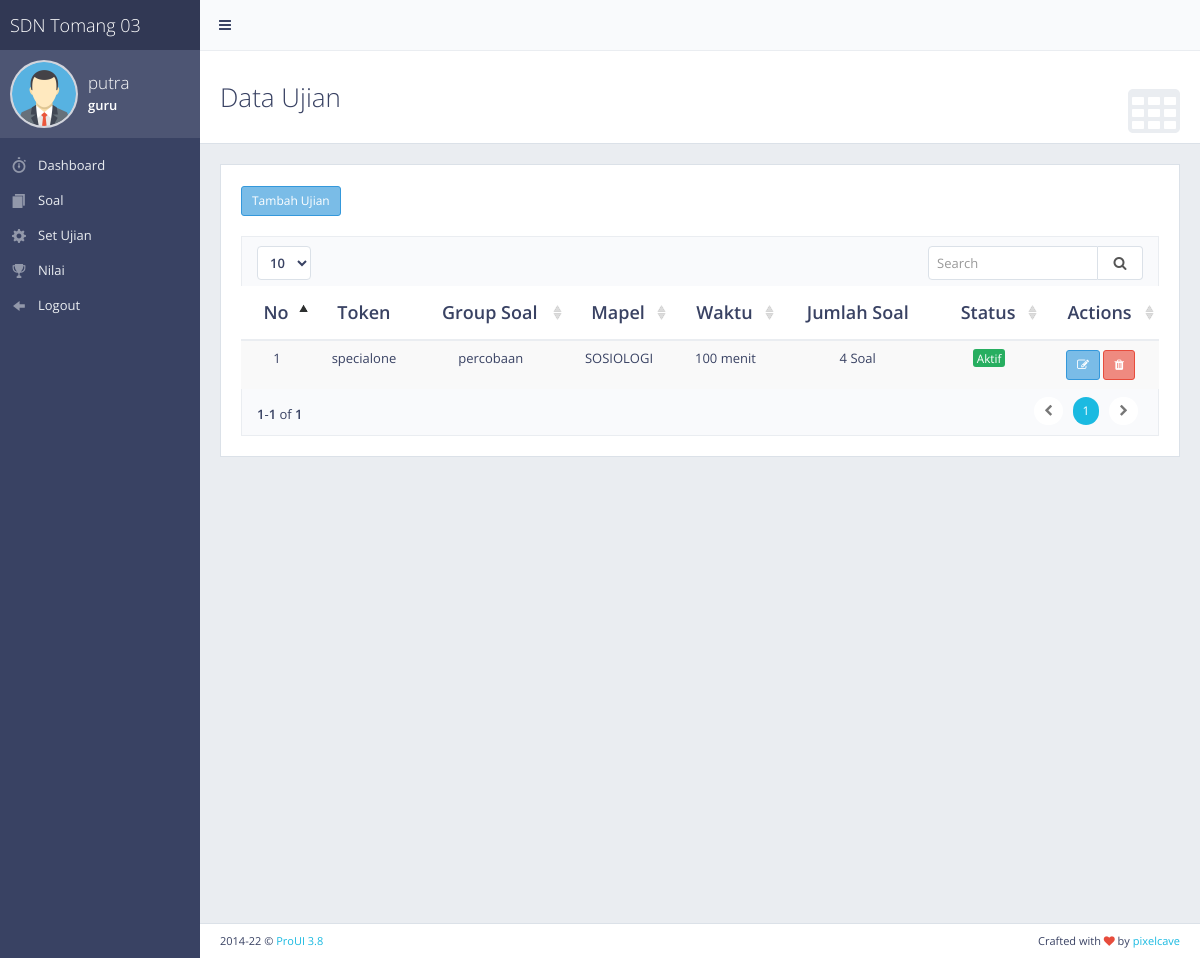
Page /index.php?ujian (signed in) on the committed database.
### tables this page shows
CREATE TABLE `setujian` (
  `idujian` int(11) NOT NULL,
  `idgroup` int(11) NOT NULL,
  `waktu` int(11) NOT NULL,
  `token` varchar(10) NOT NULL,
  `status` enum('aktif','tidak aktif','','') NOT NULL,
  `rangesoal` int(11) NOT NULL,
  `user` int(11) NOT NULL
);

CREATE TABLE `groupsoal` (
  `idgroup` int(11) NOT NULL,
  `namagroup` varchar(50) NOT NULL,
  `idgurumapel` int(11) NOT NULL,
  `statusgrup` enum('N','Y') NOT NULL
);

CREATE TABLE `mapel` (
  `idmapel` int(11) NOT NULL,
  `kdmapel` varchar(20) NOT NULL,
  `mapel` varchar(40) NOT NULL
);

### ujian/ujian.php (the view, shortened to what this page needs)
<?php include ('koneksi.php'); ?>
<div class="content-header">
    <div class="header-section">
        <h1>
            <i class="fa fa-table"></i>Data Ujian
        </h1>
    </div>
</div>
<div class="block full">
    <a class="btn btn-sm btn-info" data-placement="bottom" title="Settings" onclick="$('#modal-user-settings').modal('show');">Tambah Ujian</a>
                                    <?php
                                        $tampil = mysqli_query($mysqli,"select * from groupsoal where statusgrup='Y'");
                                    ?>
    <br>
    <br>
    <div class="table-responsive">
        <table id="example-datatable" class="table table-striped">
            <thead>
                <tr>
                    <th class="text-center">No</th>
                    <th class="text-center">Token</th>
                    <th class="text-center">Group Soal</th>
                    <th class="text-center">Mapel</th>
                    <th class="text-center">Waktu</th>
                    <th class="text-center">Jumlah Soal</th>
                    <th class="text-center">Status</th>
                    <th class="text-center">Actions</th>
                </tr>
            </thead>
            <tbody>
                <?php
                if($_SESSION['status'] == 'admin'){
                    $tampil = mysqli_query($mysqli,
                    "select st.*, gs.*, gm.*, m.*
                    from setujian as st
                    inner join groupsoal as gs
                    on st.idgroup = gs.idgroup
                    inner join gurumapel as gm
                    on gm.idgurumapel = gs.idgurumapel
                    inner join mapel as m
                    on m.idmapel = gm.idmapel
                    ");
                }else if($_SESSION['status'] == 'guru'){
                    $tampil = mysqli_query($mysqli,
                    "select st.*, gs.*, gm.*, m.*
                    from setujian as st
                    inner join groupsoal as gs
                    on st.idgroup = gs.idgroup
                    inner join gurumapel as gm
                    on gm.idgurumapel = gs.idgurumapel
                    inner join mapel as m
                    on m.idmapel = gm.idmapel
                    where st.user =".$_SESSION['iduser']);
                }
                $no = 1;
                while ($hasil = mysqli_fetch_array($tampil)) {
                    ?>
                    <tr>
                        <td class="text-center"><?php echo $no++; ?></td>
                        <td class="text-center"><?php echo $hasil['token']; ?></td>
                        <td class="text-center"><?php echo $hasil['namagroup'];?></td>
                        <td class="text-center"><?php echo $hasil['mapel']; ?></td>
                        <td class="text-center"><?php echo $hasil['waktu'].' menit';?></td>
                        <td class="text-center">
                        <?php
                         echo $hasil['rangesoal'];
                        ?> Soal</td>
                        <td class="text-center">
                        <?php if($hasil['status']=='aktif'){ echo '<span class="label label-success">Aktif</span>' ;} else { echo '<span class="label label-danger">Tidak Aktif</span>';} ?></td>
                        <td class="text-center">
                            <a class="btn btn-sm btn-info" data-placement="bottom" title="Settings" onclick="$('#modal-user-settings<?php echo $hasil['idujian']; ?>').modal('show');"><i class="fa fa-edit"></i></a>
                            <a onclick="return confirm('apakah anda yakin ingin menghapus data ? ');" href="ujian/proseshapus.php?idujian=<?php echo $hasil['idujian']; ?>" title="Delete" class="btn btn-sm btn-danger"><i class="fa fa-trash"></i></a
                        </td>
                    </tr>
                <?php } ?>
            </tbody>
        </table>
    </div>
</div>

### css/main.css (style rules this page uses)
body { font-family: "Open Sans", "Helvetica Neue", Helvetica, Arial, sans-serif; color: #394263; font-size: 13px; background-color: #222222; }
.content-header { background-color: #ffffff; border-top: 1px solid #eaedf1; border-bottom: 1px solid #dbe1e8; }
.content-header h1, .content-header h2 { margin: 0; font-size: 26px; line-height: 32px; }
.header-section h1 i { font-size: 56px; float: right; margin: 2px 0 0 10px; color: #eaedf1; margin: 0 0 0 10px; line-height: 64px; }
.header-section { padding: 30px 10px; }
.content-header, .content-top { margin: -10px -5px 10px; }
.block { margin: 0 0 10px; padding: 20px 15px 1px; background-color: #ffffff; border: 1px solid #dbe1e8; }
.block.full { padding: 20px 15px; }
h1, h2, h3, h4, h5, h6, .h1, .h2, .h3, .h4, .h5, .h6 { font-family: "Open Sans", "Helvetica Neue", Helvetica, Arial, sans-serif; font-weight: 300; }
h1, h2, h3 { margin-bottom: 15px; }
.text-primary, .text-primary:hover, a, a:hover, a:focus, a.text-primary, a.text-primary:hover, a.text-primary:focus { color: #1bbae1; }
.table thead > tr > th { font-size: 18px; font-weight: 600; }
.table thead > tr > th, .table thead > tr > td, .table tfoot > tr > th, .table tfoot > tr > td { padding-top: 14px; padding-bottom: 14px; }
.table thead > tr > th, .table tbody > tr > th, .table tfoot > tr > th, .table thead > tr > td, .table tbody > tr > td, .table tfoot > tr > td, .table tbody + tbody, .table-bordered, .table-bordered > thead > tr > th, .table-bordered > tbody > tr > th, .table-bordered > tfoot > tr > th, .table-bordered > thead > tr > td, .table-bordered > tbody > tr > td, .table-bordered > tfoot > tr > td { border-color: #eaedf1; }
.btn { margin: 1px 0; background-color: #ffffff; }
.btn-danger { background-color: #ef8a80; border-color: #e74c3c; color: #ffffff; }
.btn-info { background-color: #7abce7; border-color: #3498db; color: #ffffff; }
.label, .badge { font-weight: normal; font-size: 90%; }
.label { padding: 1px 4px; }
.label-success { background-color: #27ae60; }
p, .table, .alert, .carousel { margin-bottom: 20px; }
@media screen and (min-width: 768px) { .header-section, .breadcrumb-top, .block, .block.full, .modal-body, #page-content + footer { padding-left: 20px; padding-right: 20px; } }
@media screen and (min-width: 768px) { .content-header, .content-top, .breadcrumb-top { margin: -20px -20px 20px; } }
@media screen and (min-width: 768px) { .block, .widget { margin-bottom: 20px; } }

### rows in the picture
setujian: token "specialone", idgroup.namagroup "percobaan", mapel.mapel "SOSIOLOGI", waktu "100", rangesoal "4", status "Aktif"

### other values in the picture
$_SESSION['username'] "putra"
$_SESSION['status'] "guru"
